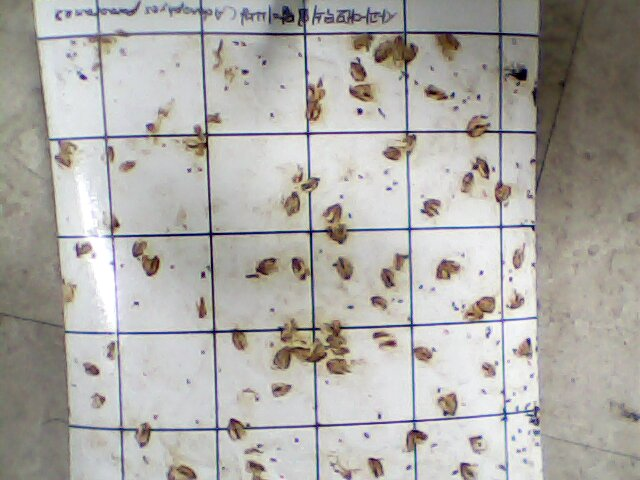
#> input picture Codes/test2.jpg, 640 x 480 px, found by its file name
$ python bitwise.py
#> lines starting #> are read from the running program, lines starting #| are printed output that depends on the picture; after the words box and inside, x2 and y2 are one past the last pixel; in counts of white or black regions, pixels touching at a corner belong together
import cv2
import numpy as np

src = cv2.imread("C:/Users/master/Desktop/Test2.jpg", cv2.IMREAD_COLOR)
#> src is the input picture: shape (480, 640, 3); mean B, G, R 167.3, 171.8, 174.2
hsv = cv2.cvtColor(src, cv2.COLOR_BGR2HSV)
#> hsv: shape (480, 640, 3); mean H, S, V 52.5, 24.5, 177.6
h,s,v = cv2.split(hsv)
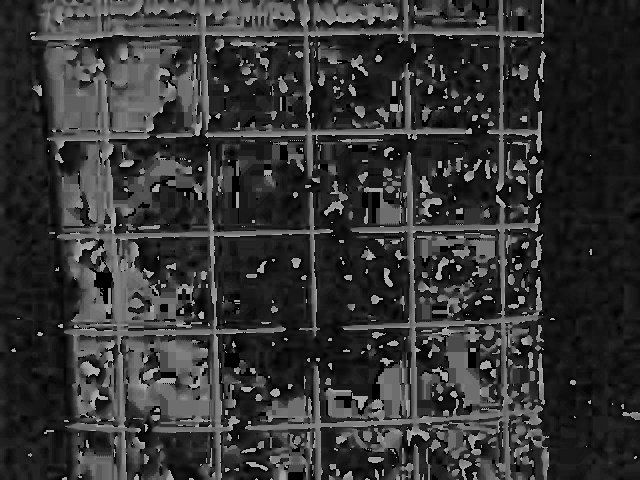
#> h: shape (480, 640); min 0, max 179, mean 52.5
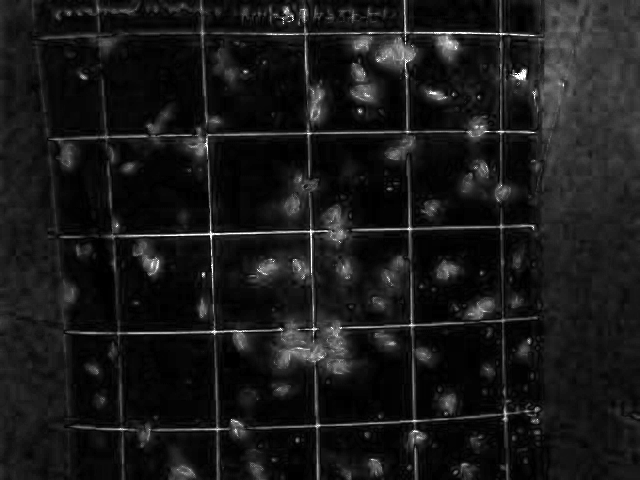
#> s: shape (480, 640); min 0, max 255, mean 24.5
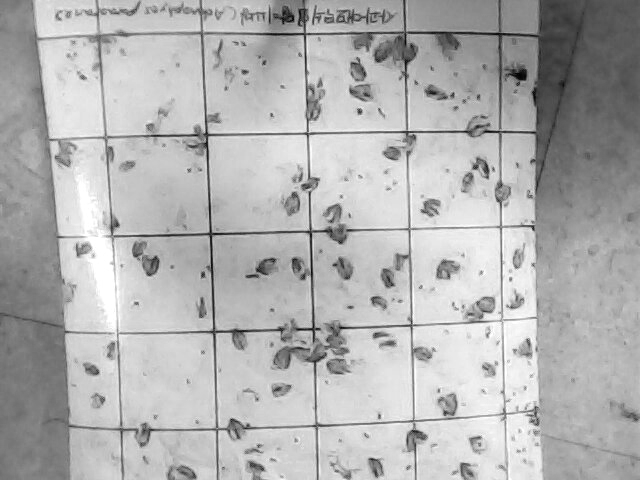
#> v: shape (480, 640); min 1, max 255, mean 177.6
#mask = cv2.inRange(hsv, lower_blue, upper_blue)
mask = cv2.inRange(v,1,254)
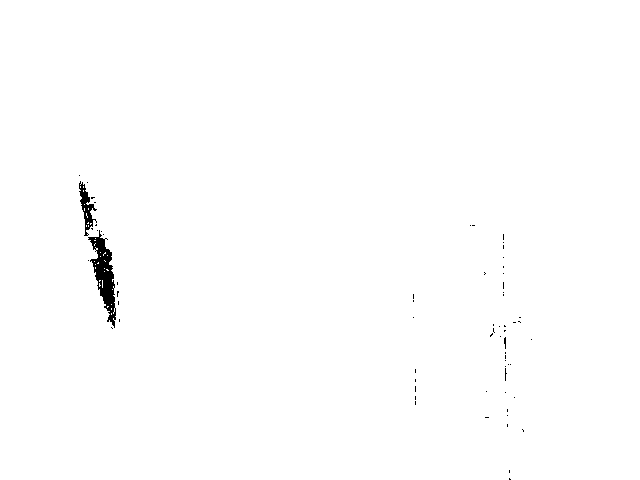
#> mask: shape (480, 640); 99.5% white; 66 black regions (64 under 20 px), largest, box (x1, y1, x2, y2) and area: (88, 230, 116, 328) 1130, (79, 181, 97, 236) 360
mask2 = cv2.inRange(s,40,255)
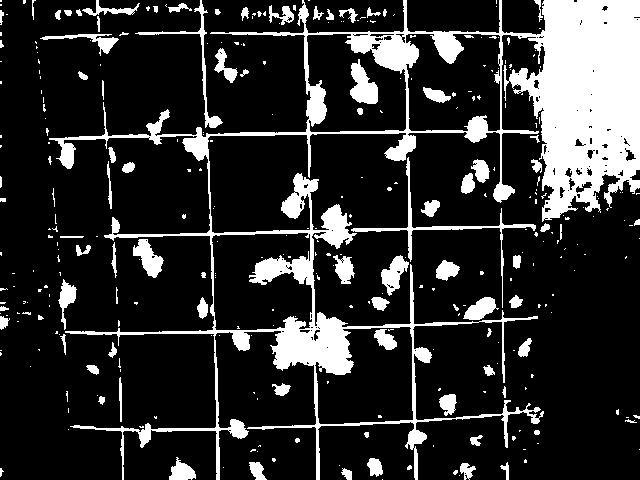
#> mask2: shape (480, 640); 18.2% white; 330 white regions (242 under 20 px), largest, box (x1, y1, x2, y2) and area: (49, 0, 640, 480) 41838, (351, 157, 536, 308) 1095, (350, 59, 378, 104) 760
mask3_up = cv2.inRange(h,180,180)
#> mask3_up: shape (480, 640); every value is 0
mask3_down = cv2.inRange(h,0,40)
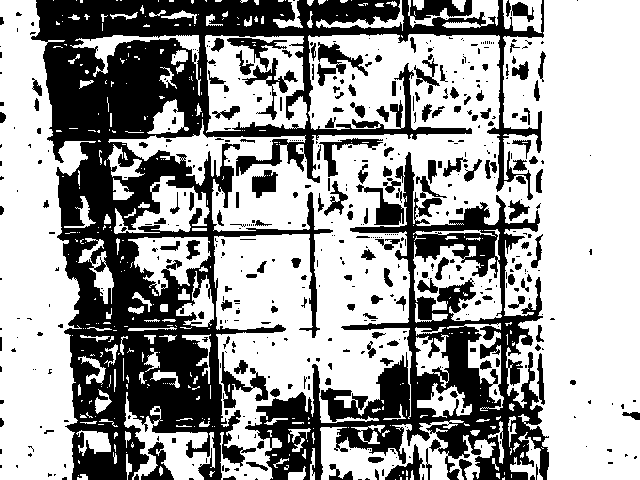
#> mask3_down: shape (480, 640); 62.5% white; 532 black regions (368 under 20 px), largest, box (x1, y1, x2, y2) and area: (31, 0, 544, 480) 69178, (245, 152, 549, 480) 28064, (317, 42, 368, 86) 807
mask3=(mask3_up+mask3_down)
# res = cv2.bitwise_and(src, src, mask=mask)
res = cv2.bitwise_and(src, src, mask=(mask))
res = cv2.bitwise_and(res, res, mask=(mask2))
res = cv2.bitwise_and(res, res, mask=mask3)
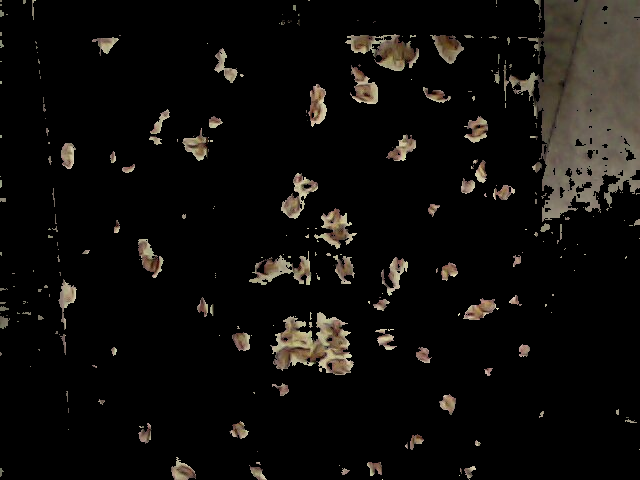
#> res: shape (480, 640, 3); mean B, G, R 11.2, 13.4, 15.1
cv2.imshow('origin',src)
cv2.imshow('res',res)

# cv2.imshow('mask',mask)
# cv2.imshow('mask2',mask2)
# cv2.imshow('mask3',mask3)
cv2.waitKey(0)
cv2.destroyAllWindows()

$ run again, with Codes/test3.jpg copied over Codes/test2.jpg
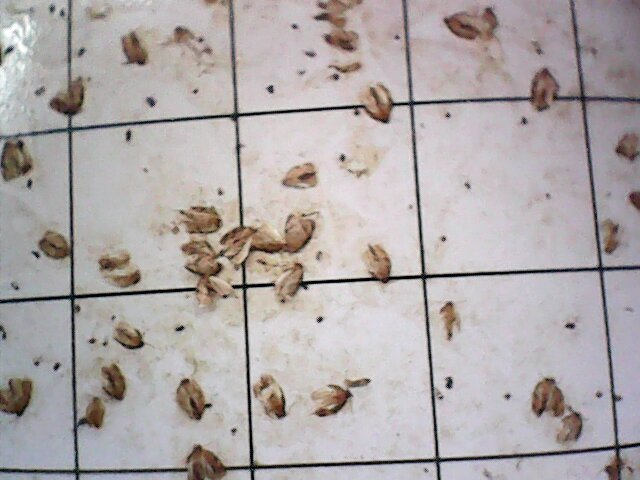
#> input picture Codes/test3.jpg, 640 x 480 px, found by its file name
#> src is the input picture: shape (480, 640, 3); mean B, G, R 169.3, 168.9, 175.5
#> hsv: shape (480, 640, 3); mean H, S, V 89.7, 21.6, 177.7
#> `mask = cv2.inRange(v,1,254)`:
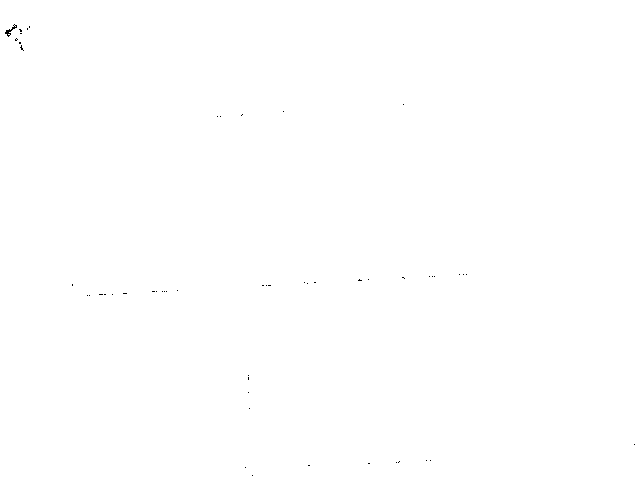
#> mask: shape (480, 640); 100% white; black in thin lines or dots
#> mask2: shape (480, 640); 11.9% white; 296 white regions (210 under 20 px), largest, box (x1, y1, x2, y2) and area: (171, 197, 359, 314) 9181, (444, 8, 498, 58) 1444, (315, 0, 363, 54) 1425
#> mask3_up: shape (480, 640); every value is 0
#> mask3_down: shape (480, 640); 39.1% white; 442 white regions (330 under 20 px), largest, box (x1, y1, x2, y2) and area: (12, 0, 426, 480) 80264, (24, 0, 288, 127) 16899, (443, 4, 514, 88) 2544
#> `res = cv2.bitwise_and(res, res, mask=(mask2))`:
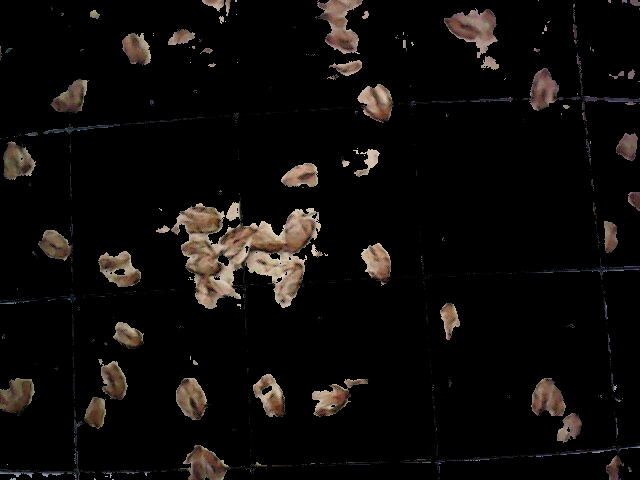
#> res: shape (480, 640, 3); mean B, G, R 10, 11.4, 13.7

$ run again, with Codes/2.jpg copied over Codes/test2.jpg
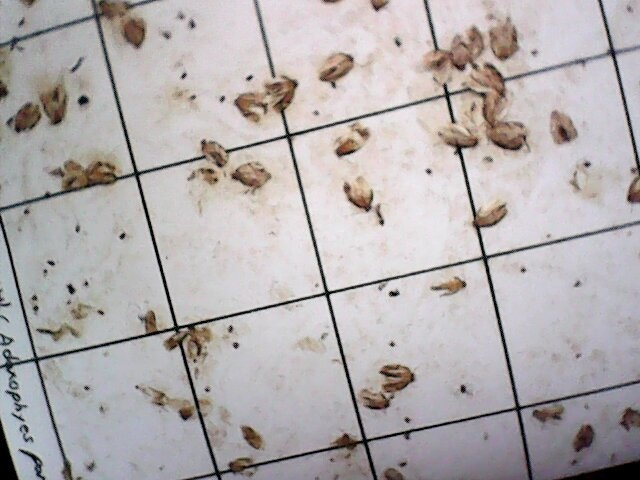
#> input picture Codes/2.jpg, 640 x 480 px, found by its file name
#> src is the input picture: shape (480, 640, 3); mean B, G, R 174.7, 173.9, 179.1
#> hsv: shape (480, 640, 3); mean H, S, V 90.2, 19.7, 181.7
#> mask: shape (480, 640); 99.8% white; 93 black regions (90 under 20 px), largest, box (x1, y1, x2, y2) and area: (607, 464, 640, 480) 382, (0, 464, 16, 480) 105, (0, 448, 6, 455) 21
#> mask2: shape (480, 640); 10.3% white; 352 white regions (265 under 20 px), largest, box (x1, y1, x2, y2) and area: (422, 20, 529, 156) 7085, (192, 140, 272, 194) 2031, (235, 74, 297, 125) 1856
#> mask3_up: shape (480, 640); every value is 0
#> mask3_down: shape (480, 640); 36% white; 342 white regions (222 under 20 px), largest, box (x1, y1, x2, y2) and area: (30, 0, 580, 452) 82858, (0, 47, 115, 150) 5780, (376, 232, 548, 312) 3222
#> `res = cv2.bitwise_and(res, res, mask=(mask2))`:
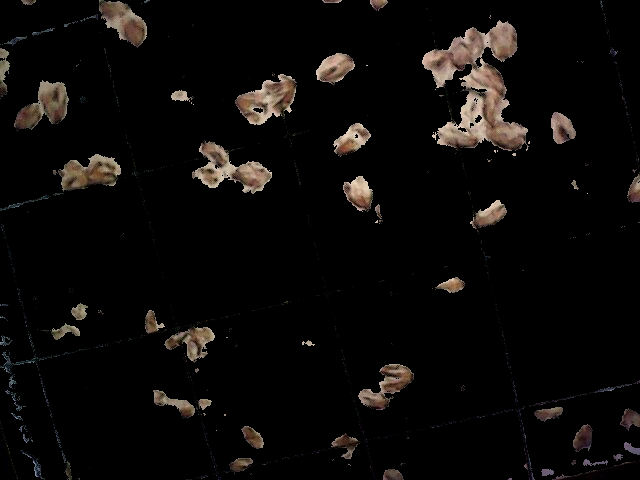
#> res: shape (480, 640, 3); mean B, G, R 8.5, 9.7, 11.6
